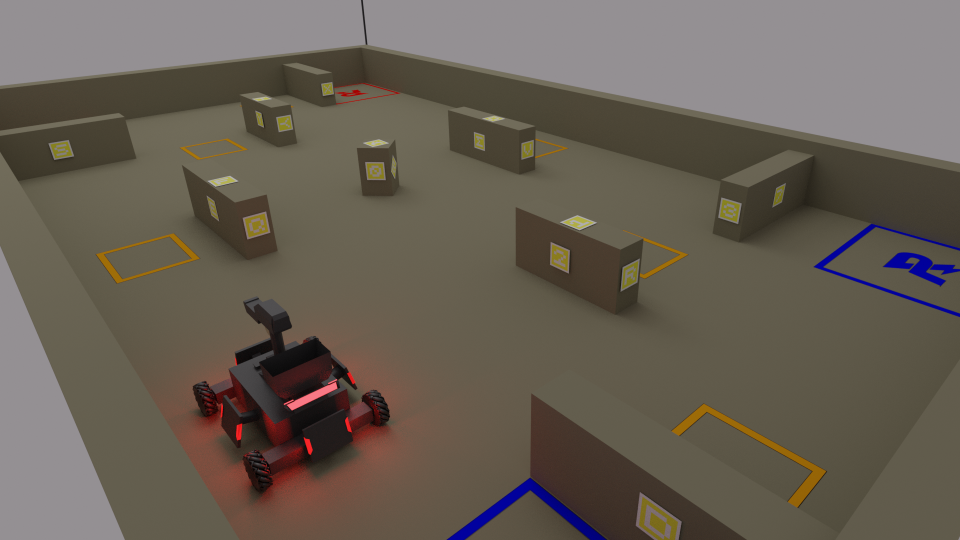
#> input picture lol5.png, 1920 x 1080 px (shown at 1/2 size)
$ python HB_detect.py
#> lines starting #> are read from the running program, lines starting #| are printed output that depends on the picture; after the words box and inside, x2 and y2 are one past the last pixel; in counts of white or black regions, pixels touching at a corner belong together
import cv2 as cv
import numpy as np
import math
import time

cv.startWindowThread()
cap = cv.VideoCapture('video/Sentry_1.mkv')
img= cv.imread("lol5.png")
#> img is the input picture: shape (1080, 1920, 3); mean B, G, R 84.3, 95.2, 103.7

scale_percent = 40 # percent of original size
width = int(img.shape[1] * scale_percent / 100)
#> width = 768
height = int(img.shape[0] * scale_percent / 100)
#> height = 432
dim = (width, height)
#> dim = (768, 432)
frame = cv.resize(img, dim, interpolation = cv.INTER_AREA)
pts1 = np.float32([[142,115], [169,63], [314,75], [368,141]])
pts2 = np.float32([[347,404], [225,617], [105,404], [226,190]])#4 top vaale
M = cv.getPerspectiveTransform(pts1,pts2)
map_img= cv.imread("arena4.png")
cv.imshow('b',map_img)
fourcc = cv.VideoWriter_fourcc(*'mp4v')
out = cv.VideoWriter('output1.mp4', fourcc, 15.0, (449,809),True)
# cv.waitKey(0)
frames=1
while(frames<140):

    map_img= cv.imread("arena4.png")
    frames=frames+1
    ret, img = cap.read()
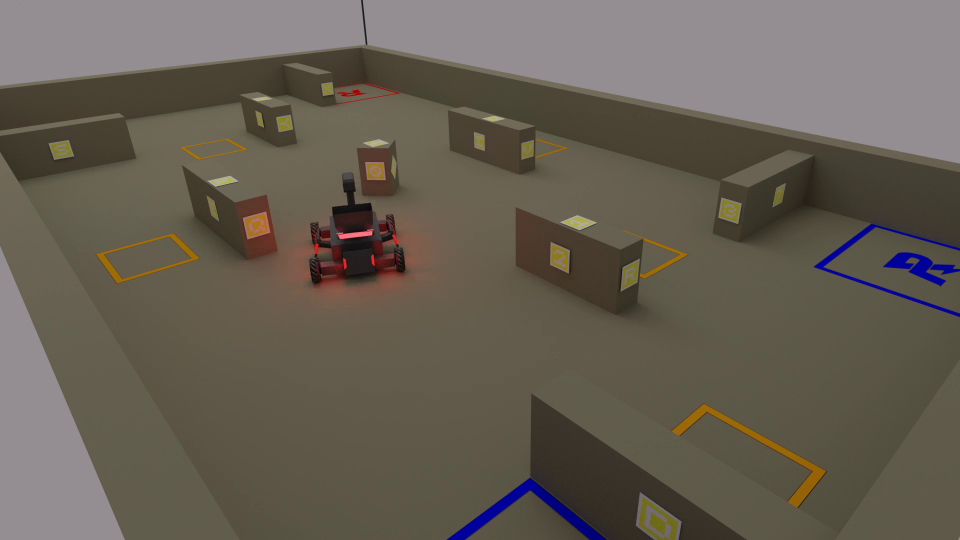
#> input picture frame 30 of video/Sentry_1.mkv, 1920 x 1080 px (shown at 1/2 size)
#> img is the input picture: shape (1080, 1920, 3); mean B, G, R 84.3, 95.5, 102.7
    scale_percent = 40 # percent of original size
    width = int(img.shape[1] * scale_percent / 100)
    height = int(img.shape[0] * scale_percent / 100)
    dim = (width, height)
    frame = cv.resize(img, dim, interpolation = cv.INTER_AREA)
    frame2=frame.copy()
    frame3=frame.copy()
    frame4=np.zeros(frame.shape)
    ''' frame : hb detection '''
    hsv=cv.cvtColor(frame2,cv.COLOR_BGR2HSV)
#> hsv: shape (432, 768, 3); mean H, S, V 49.5, 56.8, 103.7
    mask=cv.inRange(hsv,np.array([0, 0,0]),np.array([255,200,255]))
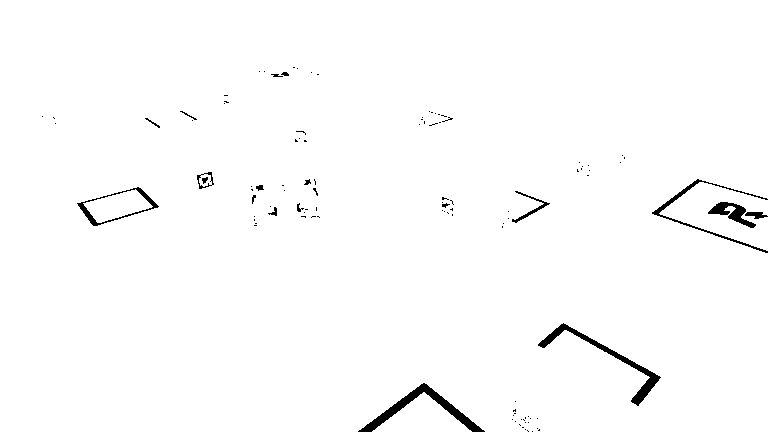
#> mask: shape (432, 768); 98.6% white; 108 black regions (89 under 20 px), largest, box (x1, y1, x2, y2) and area: (358, 383, 485, 432) 1140, (538, 323, 661, 406) 1040, (652, 179, 768, 253) 570
    frame2=cv.bitwise_and(frame2,frame2,mask=mask)
    ekkaurmask=cv.inRange(frame2,np.array([0, 0,235]),np.array([255,255,255]))
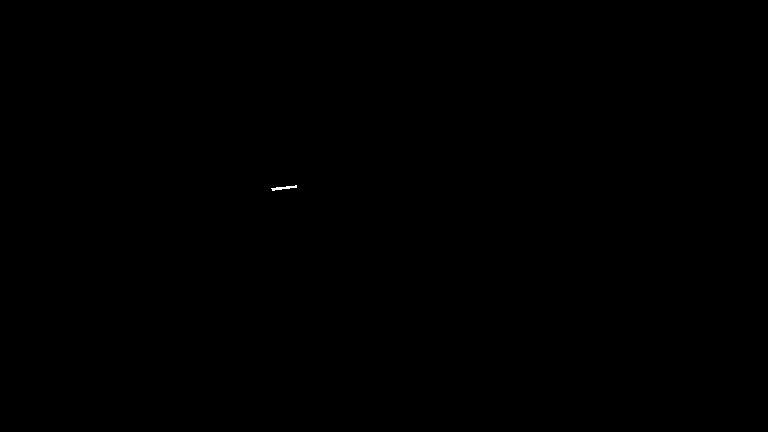
#> ekkaurmask: shape (432, 768); 0.02% white in thin lines or dots, all inside (x1, y1, x2, y2) = (271, 185, 297, 191)
    kernel = np.ones((5,5),np.uint8)
    erosion = cv.dilate(ekkaurmask,kernel,iterations = 2)
#> erosion: shape (432, 768); 0.12% white; 1 white region
    contours, hierarchy = cv.findContours(erosion, cv.RETR_EXTERNAL, cv.CHAIN_APPROX_SIMPLE)
#> contours = 1 contour; box (x1, y1, x2, y2) and area: (267, 181, 301, 195) 342
    if len(contours) != 0:
        i = max(contours, key = cv.contourArea)
#> i = contour of 18 points, box (x1, y1, x2, y2) (267, 181, 301, 195), area 342
        rect=cv.minAreaRect(i)
#> rect = ((283.6, 187.6), (33.97, 11.57), -6.01)
        angle=rect[2]
#> angle = -6.01
        # print( angle)
        angle=angle-90
#> angle = -96.01
        if angle<-179:
            angle=angle+180

        # int angle = 45;
        length = 20
        box=cv.boxPoints(rect)
#> box = [[267.3, 195.1], [266.1, 183.6], [299.9, 180.1], [301.1, 191.6]]
        box=np.int0(box)
#> box = [[267, 195], [266, 183], [299, 180], [301, 191]]
        centre=rect[0]
#> centre = (283.6, 187.6)
        # np.cos()
        P1=centre
#> P1 = (283.6, 187.6)
        P2 =  ((P1[0] + length * np.cos(angle * 3.14 / 180.0)), (P1[1] + length * np.sin(angle * 3.14 / 180.0)))
#> P2 = (281.5, 167.7)
        cv.drawContours(frame, [box],0,(255,255,255),2)
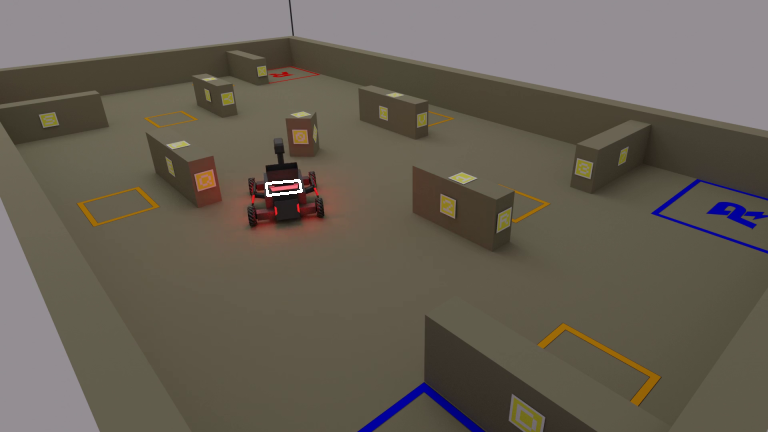
#> frame: shape (432, 768, 3); mean B, G, R 84.4, 95.7, 102.9
        # print(P1,P2)
        # cv.circle(frame,(int(centre[0]), int(centre[1])), 7, (0,0,0), -1)
        # cv.circle(frame,(int(centre[0]), int(centre[1])), 50, (77,93,100), -1)
        point1= np.float32([[centre[0]],[centre[1]],[1]])
#> point1 = [283.6, 187.6, 1]
        point2= np.float32([[P2[0]],[P2[1]],[1]])
#> point2 = [281.5, 167.7, 1]
        point1_new=np.matmul(M,point1)
#> point1_new = [1691.9, 903.6, 5.08]
        point1_new=point1_new/point1_new[2]
#> point1_new = [333.1, 177.9, 1]
        # point1_new[1]=point1_new[1]
        point2_new=np.matmul(M,point2)
#> point2_new = [1460.7, 945.4, 4.63]
        point2_new=point2_new/point2_new[2]
#> point2_new = [315.2, 204, 1]
        cv.arrowedLine(map_img,(int(point1_new[0]-40), int(point1_new[1]+165)),(int(point2_new[0]-40), int(point2_new[1]+165)),(0,0,255),2)
        cv.circle(map_img,(int(point1_new[0]-40), int(point1_new[1]+165)), 15, (255,255,255), 2)
        cv.arrowedLine(frame4,(int(centre[0]), int(centre[1])),(int(P2[0]), int(P2[1])),(0,0,255),4)
        print(frames)
        # cv.putText(frame, "angle : " + str(int(angle)), (100,50), cv.FONT_HERSHEY_SIMPLEX, 0.75, (50,170,50), 2);

    dest = cv.warpPerspective(frame,M,(449, 808))
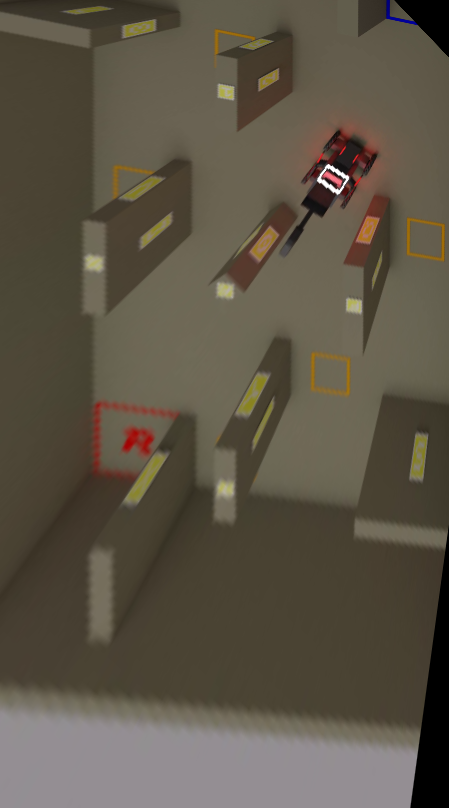
#> dest: shape (808, 449, 3); mean B, G, R 69.9, 84.4, 92.3
    dest1=dest[0:600, 0:449]
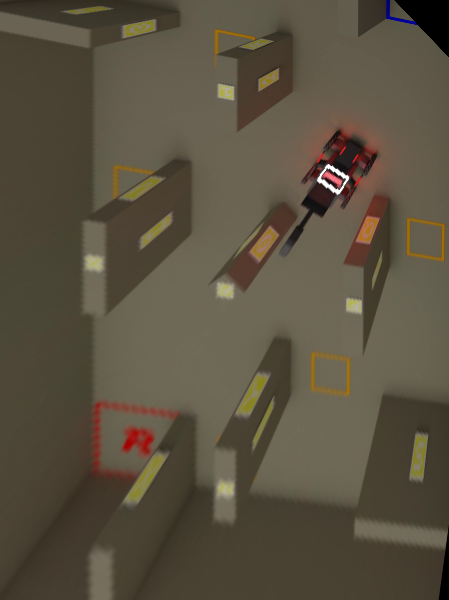
#> dest1: shape (600, 449, 3); mean B, G, R 64.3, 81.2, 89.6
    dest=cv.resize(dest1,(449,808), interpolation = cv.INTER_CUBIC)
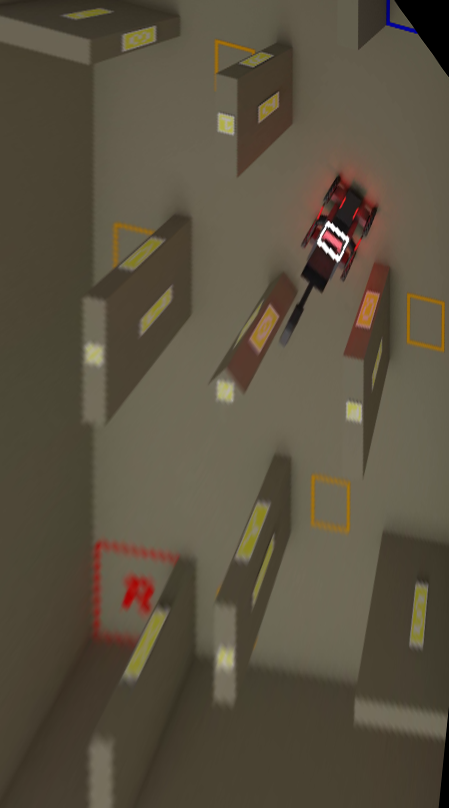
#> dest: shape (808, 449, 3); mean B, G, R 64.3, 81.2, 89.6


    # print('image dtype ',map_img.dtype)
    out.write(map_img)
    # map_img=cv.add(map_img,dest,dtype = cv.CV_8U)
    cv.imshow('b',map_img)
    ''' hb detection ends'''

    if cv.waitKey(1) & 0xFF == ord('q'):
#> (key q is pressed here)
        break
cv.waitKey(0)
